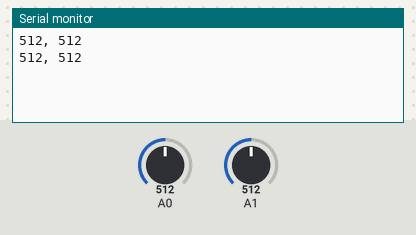
Recording of a sketch running on a simulated Arduino Uno, built with avr-gcc and run on an emulated ATmega328P. Shown: the last lines printed to the serial monitor. Inputs (shaded band) come from the test bench; at power-on: A0 = 512, A1 = 512. No radio packets arrive unless stated.

Above: at 1.8 s.
1.9 s: A0 set to 716
At 2.8 s:
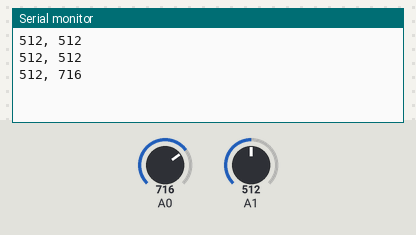
3.4 s: A1 set to 716
At 4.7 s:
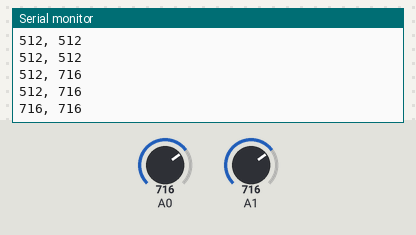
4.9 s: A0 set to 900
At 5.5 s:
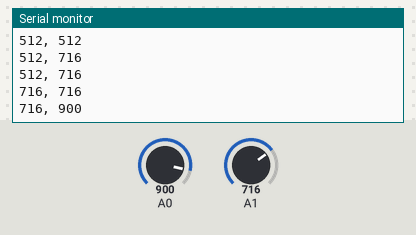
6.4 s: A1 set to 900
At 7.8 s:
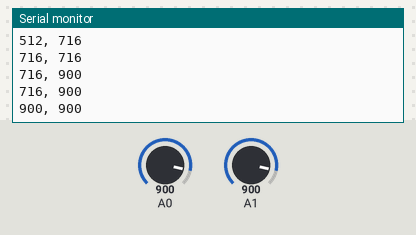
Timing chart, 0 to 8.9 s (numbered marks = the images above; inputs shaded):
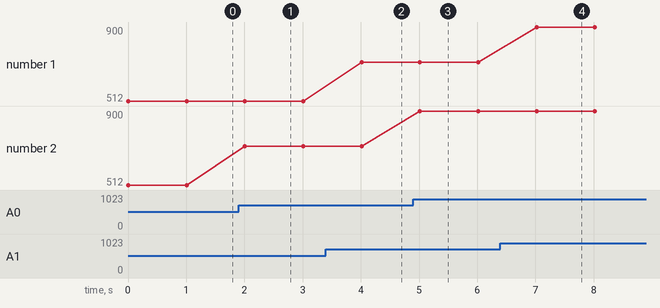

Measured:
- after the input at 1.9 s, the serial monitor: prints a new line after 0.11 s (image 1)
- after the input at 3.4 s, the serial monitor: prints a new line after 0.61 s (image 2)
- after the input at 4.9 s, the serial monitor: prints a new line after 0.12 s (image 3)
- after the input at 6.4 s, the serial monitor: prints a new line after 0.62 s (image 4)
- plotted number 2: 512 → 716 after the input at 1.9 s, 716 → 900 after the input at 4.9 s

The sketch:

trasmitter_example_motor_joystick.ino
```cpp
/** INCLUDES **/
// Include the libraries for using the module (must intall RF24 by TMRh20)
#include <SPI.h>
#include <nRF24L01.h>
#include <RF24.h>


/** DEFINES **/
#define MESSAGE_LENGTH 20

/** MODULE SPECIFIC CODE **/
// Create an RF24 object, specifying CE and CSN
RF24 radio(9, 8);
// Create a variable to store the address through which two modules communicate
const byte address[6] = "00001";

/**--------------------------------**/

char* create_message() {
  // Create dinamically the space to store the string with memory allocation
  char* message = (char*)malloc(MESSAGE_LENGTH);
  // we declare the variables and assign them the values read from the joystick
  int y_axis_right = analogRead(A0);
  int y_axis_left = analogRead(A1);
  // Print to this string the values to send
  sprintf(message, "%d, %d", y_axis_left, y_axis_right);
  // Return the created string as result of the function (MUST BE FREED LATER)
  return message;
}

void setup() {
  // Serial monitor
  while (!Serial);
    Serial.begin(9600);
  // Begin radio communication
  radio.begin();
  // Set the address
  radio.openWritingPipe(address);
  // Set this module as transmitter
  radio.stopListening();
}

void loop() {
  // Create the message to send, using the create_message function
  char *to_send = create_message();
  // Print the message to the serial monitor for test purposes
  Serial.println(to_send);
  // Send this data (a text string) using the radio module
  radio.write(to_send, MESSAGE_LENGTH);
  // Free the memory (to avoid memory leaks by allocating new memory each loop)
  free(to_send);
  // Wait before repeating (time in milliseconds)
  delay(1000);
}
```
